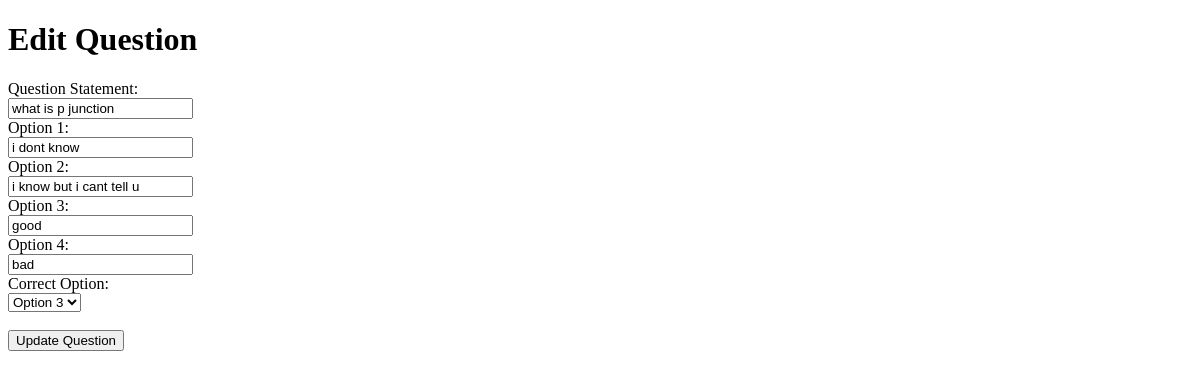
The page /edit_question/2 on the database as committed earlier.
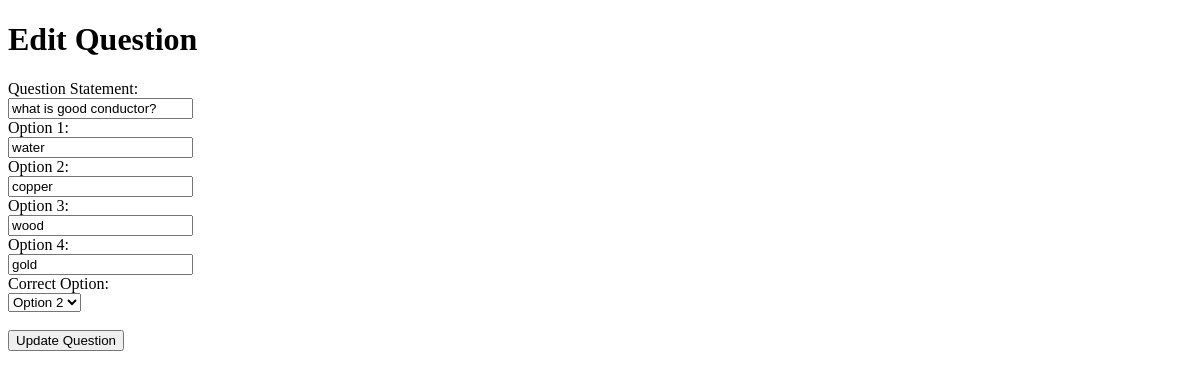
The same page on the database as committed later.
### models.py (models this page shows)
class Question(db.Model):
    id = db.Column(db.Integer, primary_key = True)
    quiz_id = db.Column (db.Integer , db.ForeignKey("quiz.id"), nullable = False)
    q_statement = db.Column(db.String(100), nullable = False)
    o_1 = db.Column(db.String(50), nullable = False)
    o_2 = db.Column(db.String(50), nullable = False)
    o_3 = db.Column(db.String(50), nullable = False)
    o_4 = db.Column(db.String(50), nullable = False)
    correct_option = db.Column(db.Integer, nullable = False)

### app.py (the view, shortened to what this page needs)
@app.route("/edit_question/<int:id>", methods=['GET', 'POST'])
def edit_question(id):
    question = Question.query.get_or_404(id)
    return render_template('edit_question.html', question=question)

### templates/edit_question.html (shortened to what this page needs)
<!DOCTYPE html>
<html lang="en">
<head>
</head>
<body>
    <h1>Edit Question</h1>
    <form method="POST">
        <label>Question Statement:</label><br>
        <input type="text" name="q_statement" value="{{ question.q_statement }}" required>
        <br>
        <label>Option 1:</label><br>
        <input type="text" name="o_1" value="{{ question.o_1 }}" required>
        <br>
        <label>Option 2:</label><br>
        <input type="text" name="o_2" value="{{ question.o_2 }}" required>
        <br>
        <label>Option 3:</label><br>
        <input type="text" name="o_3" value="{{ question.o_3 }}" required>
        <br>
        <label>Option 4:</label><br>
        <input type="text" name="o_4" value="{{ question.o_4 }}" required>
        <br>
        <label>Correct Option:</label><br>
        <select name="correct_option" required>
            <option value="2" {% if question.correct_option == 2 %}selected{% endif %}>Option 2</option>
            <option value="3" {% if question.correct_option == 3 %}selected{% endif %}>Option 3</option>
        </select>
        <br><br>
        <button type="submit">Update Question</button>
    </form>
</body>
</html>

Rows that differ between the two databases and show on the page:
changed Question: q_statement "what is p junction" → "what is good conductor?"; o_1 "i dont know" → "water"; o_2 "i know but i cant tell u" → "copper"; o_3 "good" → "wood"; o_4 "bad" → "gold"; correct_option "Option 3" → "Option 2"
